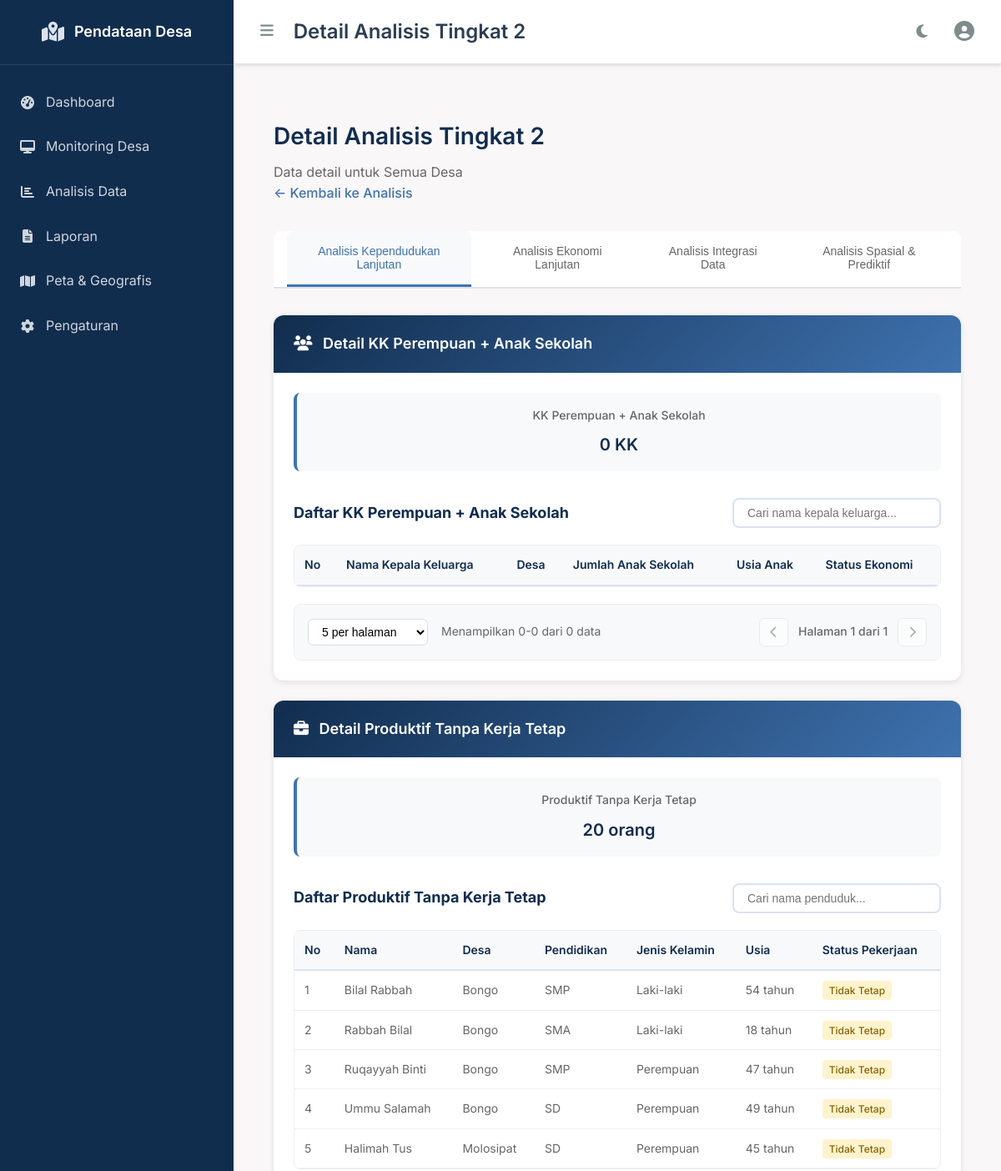
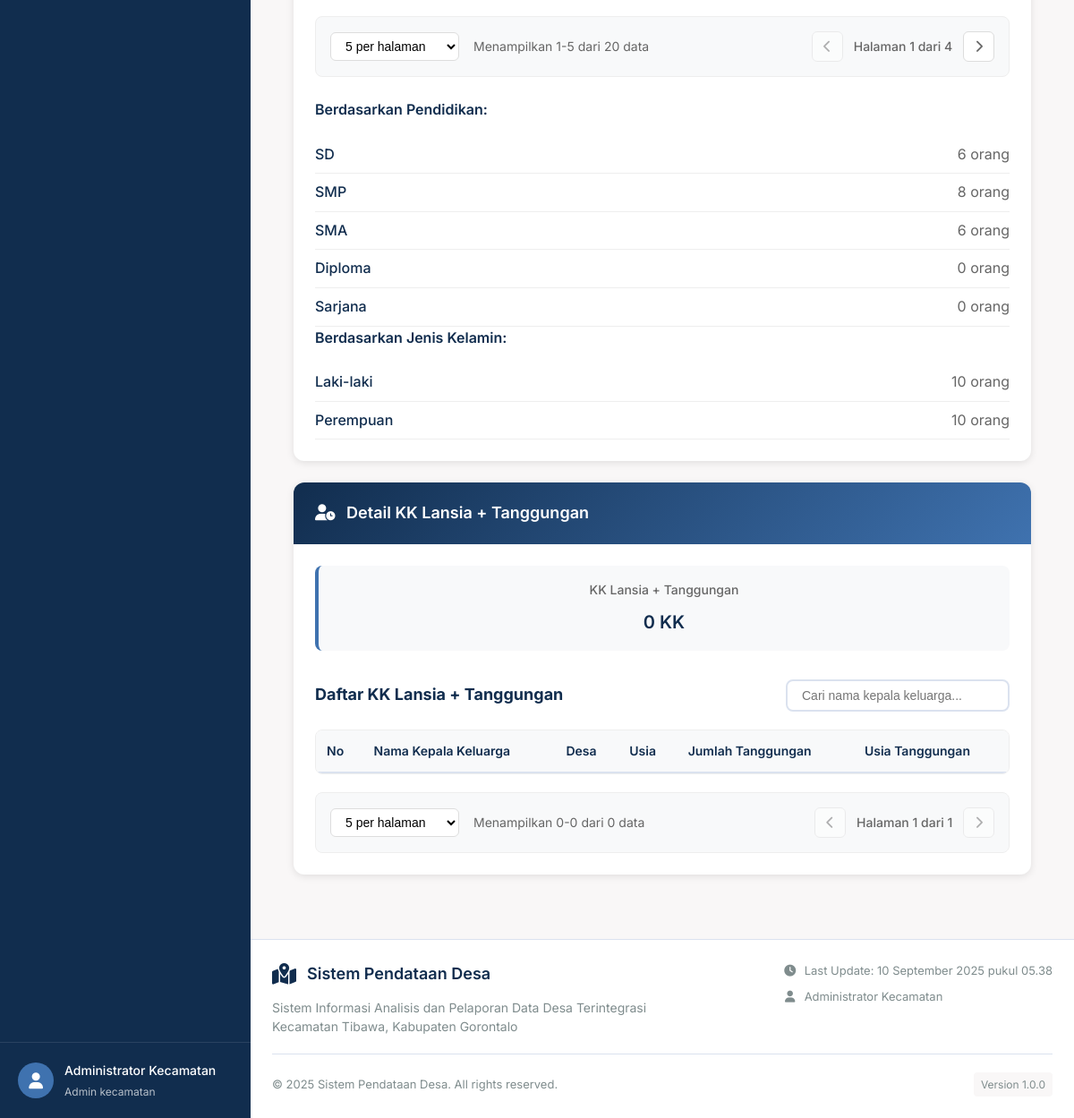
/pages/admin/detail-analisis-2/detail-analisis.php (signed in), run on the app's committed database (2 pictures, top to bottom).
### tables this page shows
CREATE TABLE penduduk (
    nik VARCHAR(16) NOT NULL,
    id_desa INT NOT NULL,
    id_keluarga INT,
    nama_lengkap VARCHAR(100) NOT NULL,
    jenis_kelamin ENUM('L', 'P') NOT NULL,
    tanggal_lahir DATE NOT NULL,
    usia INT,
    agama ENUM('Islam', 'Kristen', 'Katolik', 'Hindu', 'Buddha', 'Konghucu') NOT NULL,
    pendidikan_terakhir ENUM('Tidak Sekolah', 'SD', 'SMP', 'SMA', 'D3', 'S1', 'S2', 'S3') DEFAULT 'Tidak Sekolah',
    pekerjaan VARCHAR(100),
    status_pernikahan ENUM('Belum Menikah', 'Menikah', 'Cerai Hidup', 'Cerai Mati') DEFAULT 'Belum Menikah',
    status_migrasi ENUM('Menetap', 'Pendatang', 'Pindah') DEFAULT 'Menetap',
    alamat TEXT,
    created_at TIMESTAMP DEFAULT CURRENT_TIMESTAMP,
    updated_at TIMESTAMP DEFAULT CURRENT_TIMESTAMP ON UPDATE CURRENT_TIMESTAMP,
    PRIMARY KEY (nik, created_at),
    FOREIGN KEY (id_desa) REFERENCES desa(id_desa) ON DELETE CASCADE,
    FOREIGN KEY (id_keluarga) REFERENCES keluarga(id_keluarga) ON DELETE SET NULL
);

### config/database.php (called while the page is built, shortened)
<?php
class Database {
    private $host;
    private $db_name;
    private $username;
    private $password;
    public function __construct() {
        if ($this->isLocalhost()) {
            $this->host = "localhost";
            $this->db_name = "pendataan_desa";
            $this->username = "root";
            $this->password = "";
        } else {
            $this->host = "localhost";
            $this->db_name = "pendataan_desa";
            $this->username = "";
            $this->password = "";
        }
    }
    private function isLocalhost() {
        $localhost_ips = ['127.0.0.1', '::1', 'localhost'];
        return in_array($_SERVER['HTTP_HOST'], $localhost_ips) ||
               strpos($_SERVER['HTTP_HOST'], 'localhost:') === 0;
    }
    public function getConnection() {
        $this->conn = null;
        try {
            $this->conn = new PDO(
                "mysql:host=" . $this->host . ";dbname=" . $this->db_name,
                $this->username,
                $this->password
            );
            $this->conn->setAttribute(PDO::ATTR_ERRMODE, PDO::ERRMODE_EXCEPTION);
            $this->conn->exec("set names utf8");
        } catch(PDOException $exception) {
            echo "Connection error: " . $exception->getMessage();
        }
        return $this->conn;
    }
}
?>

### database/queries.php (called while the page is built, shortened)
<?php
require_once __DIR__ . '/../config/database.php';
class Queries {
    public $db;
    public function __construct() {
        $database = new Database();
        $this->db = $database->getConnection();
    }
    public function getAllDesa() {
        $query = "SELECT * FROM desa ORDER BY nama_desa ASC";
        $stmt = $this->db->prepare($query);
        $stmt->execute();
        return $stmt->fetchAll(PDO::FETCH_ASSOC);
    }
    public function getPendudukByDesa($id_desa) {
        $query = "SELECT p.*, k.nama_kepala_keluarga
                  FROM penduduk p
                  LEFT JOIN keluarga k ON p.id_keluarga = k.id_keluarga
                  WHERE p.id_desa = :id_desa
                  ORDER BY p.nama_lengkap ASC";
        $stmt = $this->db->prepare($query);
        $stmt->bindParam(':id_desa', $id_desa);
        $stmt->execute();
        return $stmt->fetchAll(PDO::FETCH_ASSOC);
    }
}
?>

### pages/admin/detail-analisis-2/detail-analisis.php (the view, shortened to what this page needs)
<?php
require_once __DIR__ . '/../../../database/queries.php';
$queries = new Queries();
$all_desa = $queries->getAllDesa();
$selected_desa = $_GET['desa'] ?? 'all';
$analysis_type = $_GET['type'] ?? 'kependudukan';
if ($selected_desa === 'all') {
    $filtered_desa = $all_desa;
} else {
    $filtered_desa = array_filter($all_desa, function ($desa) use ($selected_desa) {
        return $desa['id_desa'] == $selected_desa;
    });
}
$is_ajax = isset($_SERVER['HTTP_X_REQUESTED_WITH']) &&
    strtolower($_SERVER['HTTP_X_REQUESTED_WITH']) === 'xmlhttprequest';
?>
<div class="detail-analisis-container">
    <div class="detail-analisis-header">
        <div class="detail-analisis-title">
            <h2>Detail Analisis Tingkat 2</h2>
            <p>Data detail untuk <?php
            if ($selected_desa === 'all') {
                echo 'Semua Desa';
            }
            ?></p>
        </div>
        <div class="detail-analisis-breadcrumb">
            <a href="<?php echo BASE_URL; ?>pages/admin/analisis/analisis.php">← Kembali ke Analisis</a>
        </div>
    </div>
    <div class="detail-analisis-tabs">
        <div class="detail-analisis-tab-nav">
            <button class="detail-analisis-tab-btn <?php echo $analysis_type === 'kependudukan' ? 'active' : ''; ?>"
                    onclick="switchAnalysisType('kependudukan')">
                Analisis Kependudukan Lanjutan
            </button>
            <button class="detail-analisis-tab-btn <?php echo $analysis_type === 'ekonomi' ? 'active' : ''; ?>"
                    onclick="switchAnalysisType('ekonomi')">
                Analisis Ekonomi Lanjutan
            </button>
            <button class="detail-analisis-tab-btn <?php echo $analysis_type === 'integrasi' ? 'active' : ''; ?>"
                    onclick="switchAnalysisType('integrasi')">
                Analisis Integrasi Data
            </button>
            <button class="detail-analisis-tab-btn <?php echo $analysis_type === 'spasial' ? 'active' : ''; ?>"
                    onclick="switchAnalysisType('spasial')">
                Analisis Spasial & Prediktif
            </button>
        </div>
    </div>
    <div class="detail-analisis-content">
        <?php if ($analysis_type === 'kependudukan'): ?>
            <div class="detail-section">
                <div class="section-header">
                    <h3><i class="fas fa-users"></i> Detail KK Perempuan + Anak Sekolah</h3>
                </div>
                <div class="section-content">
                    <?php
                    $kk_perempuan_data = [];
                    ?>
                    <div class="analisis-stats-grid">
                        <div class="stat-item">
                            <h4>KK Perempuan + Anak Sekolah</h4>
                            <div class="stat-value"><?php echo count($kk_perempuan_data); ?> KK</div>
                        </div>
                    </div>
                    <div class="data-table-section">
                        <div class="table-header">
                            <h4>Daftar KK Perempuan + Anak Sekolah</h4>
                            <input type="text" id="searchKKPerempuan" class="search-input" placeholder="Cari nama kepala keluarga...">
                        </div>
                        <div class="table-responsive">
                            <table class="data-table" id="kkPerempuanTable">
                            <thead>
                                <tr>
                                    <th>No</th>
                                    <th>Nama Kepala Keluarga</th>
                                    <th>Desa</th>
                                    <th>Jumlah Anak Sekolah</th>
                                    <th>Usia Anak</th>
                                    <th>Status Ekonomi</th>
                                </tr>
                            </thead>
                        </table>
                        </div>
                    </div>
                </div>
            </div>
            <div class="detail-section">
                <div class="section-header">
                    <h3><i class="fas fa-briefcase"></i> Detail Produktif Tanpa Kerja Tetap</h3>
                </div>
                <div class="section-content">
                    <?php
                    $produktif_detail = ['sd' => 0, 'smp' => 0, 'sma' => 0, 'diploma' => 0, 'sarjana' => 0, 'laki' => 0, 'perempuan' => 0];
                    $produktif_data = [];
                    foreach ($filtered_desa as $desa) {
                        $id_desa = $desa['id_desa'];
                        $penduduk = $queries->getPendudukByDesa($id_desa);
                        $mata_pencaharian = $queries->getMataPencaharianByDesa($id_desa);
                        foreach ($penduduk as $p) {
                            if ($p['usia'] >= 18 && $p['usia'] <= 64) {
                                $punya_kerja_tetap = false;
                                foreach ($mata_pencaharian as $mp) {
                                    if ($mp['nik'] == $p['nik'] && $mp['status_pekerjaan'] == 'tetap') {
                                        $punya_kerja_tetap = true;
                                        break;
                                    }
                                }
                                if (!$punya_kerja_tetap) {
                                    $produktif_data[] = ['penduduk' => $p, 'desa' => $desa['nama_desa']];
                                    switch ($p['pendidikan_terakhir']) {
                                        case 'SD': $produktif_detail['sd']++; break;
                                        case 'SMP': $produktif_detail['smp']++; break;
                                        case 'SMA': $produktif_detail['sma']++; break;
                                    }
                                    if ($p['jenis_kelamin'] == 'L') $produktif_detail['laki']++;
                                    else $produktif_detail['perempuan']++;
                                }
                            }
                        }
                    }
                    ?>
                    <div class="analisis-stats-grid">
                        <div class="stat-item">
                            <h4>Produktif Tanpa Kerja Tetap</h4>
                            <div class="stat-value"><?php echo count($produktif_data); ?> orang</div>
                        </div>
                    </div>
                    <div class="data-table-section">
                        <div class="table-header">
                            <h4>Daftar Produktif Tanpa Kerja Tetap</h4>
                            <input type="text" id="searchProduktif" class="search-input" placeholder="Cari nama penduduk...">
                        </div>
                        <div class="table-responsive">
                            <table class="data-table" id="produktifTable">
                            <thead>
                                <tr>
                                    <th>No</th>
                                    <th>Nama</th>
                                    <th>Desa</th>
                                    <th>Pendidikan</th>
                                    <th>Jenis Kelamin</th>
                                    <th>Usia</th>
                                    <th>Status Pekerjaan</th>
                                </tr>
                            </thead>
                            <tbody>
                                <?php foreach ($produktif_data as $index => $data): ?>
                                <tr>
                                    <td><?php echo $index + 1; ?></td>
                                    <td><?php echo htmlspecialchars($data['penduduk']['nama_lengkap']); ?></td>
                                    <td><?php echo htmlspecialchars($data['desa']); ?></td>
                                    <td><?php echo htmlspecialchars($data['penduduk']['pendidikan_terakhir']); ?></td>
                                    <td><?php echo $data['penduduk']['jenis_kelamin'] == 'L' ? 'Laki-laki' : 'Perempuan'; ?></td>
                                    <td><?php echo $data['penduduk']['usia']; ?> tahun</td>
                                    <td><span class="status-badge status-tidak-tetap">Tidak Tetap</span></td>
                                </tr>
                                <?php endforeach; ?>
                            </tbody>
                        </table>
                        </div>
                    </div>
                    <div class="analisis-breakdown">
                        <h5>Berdasarkan Pendidikan:</h5>
                        <div class="breakdown-item"><span>SD</span><span><?php echo $produktif_detail['sd']; ?> orang</span></div>
                        <div class="breakdown-item"><span>SMP</span><span><?php echo $produktif_detail['smp']; ?> orang</span></div>
                        <div class="breakdown-item"><span>SMA</span><span><?php echo $produktif_detail['sma']; ?> orang</span></div>
                        <div class="breakdown-item"><span>Diploma</span><span><?php echo $produktif_detail['diploma']; ?> orang</span></div>
                        <div class="breakdown-item"><span>Sarjana</span><span><?php echo $produktif_detail['sarjana']; ?> orang</span></div>
                        <h5>Berdasarkan Jenis Kelamin:</h5>
                        <div class="breakdown-item"><span>Laki-laki</span><span><?php echo $produktif_detail['laki']; ?> orang</span></div>
                        <div class="breakdown-item"><span>Perempuan</span><span><?php echo $produktif_detail['perempuan']; ?> orang</span></div>
                    </div>
                </div>
            </div>
            <div class="detail-section">
                <div class="section-header">
                    <h3><i class="fas fa-user-clock"></i> Detail KK Lansia + Tanggungan</h3>
                </div>
                <div class="section-content">
                    <?php
                    $lansia_data = [];
                    ?>
                    <div class="analisis-stats-grid">
                        <div class="stat-item">
                            <h4>KK Lansia + Tanggungan</h4>
                            <div class="stat-value"><?php echo count($lansia_data); ?> KK</div>
                        </div>
                    </div>
                    <div class="data-table-section">
                        <div class="table-header">
                            <h4>Daftar KK Lansia + Tanggungan</h4>
                            <input type="text" id="searchLansia" class="search-input" placeholder="Cari nama kepala keluarga...">
                        </div>
                        <div class="table-responsive">
                            <table class="data-table" id="lansiaTable">
                            <thead>
                                <tr>
                                    <th>No</th>
                                    <th>Nama Kepala Keluarga</th>
                                    <th>Desa</th>
                                    <th>Usia</th>
                                    <th>Jumlah Tanggungan</th>
                                    <th>Usia Tanggungan</th>
                                </tr>
                            </thead>
                        </table>
                        </div>
                    </div>
                </div>
            </div>
        <?php endif; ?>
    </div>
</div>
<?php
if (!$is_ajax) {
    require_once __DIR__ . '/../../../layout/main.php';
} else {
    $content = ob_get_clean();
    echo $content;
    exit();
}
?>

### data on the page
penduduk: nama_lengkap "Bilal Rabbah", desa "Bongo", pendidikan_terakhir "SMP", jenis_kelamin "Laki-laki", usia "54"
penduduk: nama_lengkap "Rabbah Bilal", desa "Bongo", pendidikan_terakhir "SMA", jenis_kelamin "Laki-laki", usia "18"
penduduk: nama_lengkap "Ruqayyah Binti", desa "Bongo", pendidikan_terakhir "SMP", jenis_kelamin "Perempuan", usia "47"
penduduk: nama_lengkap "Ummu Salamah", desa "Bongo", pendidikan_terakhir "SD", jenis_kelamin "Perempuan", usia "49"
penduduk: nama_lengkap "Halimah Tus", desa "Molosipat", pendidikan_terakhir "SD", jenis_kelamin "Perempuan", usia "45"

### other printed values
$_SESSION['user_name'] "Administrator Kecamatan"
str_replace('_', ' ', $_SESSION['user_role']) "Admin kecamatan"
$page_title "Detail Analisis Tingkat 2"
count($kk_perempuan_data) "0"
count($produktif_data) "20"
$produktif_detail['sd'] "6"
$produktif_detail['smp'] "8"
$produktif_detail['sma'] "6"
$produktif_detail['diploma'] "0"
$produktif_detail['sarjana'] "0"
$produktif_detail['laki'] "10"
$produktif_detail['perempuan'] "10"
count($lansia_data) "0"
